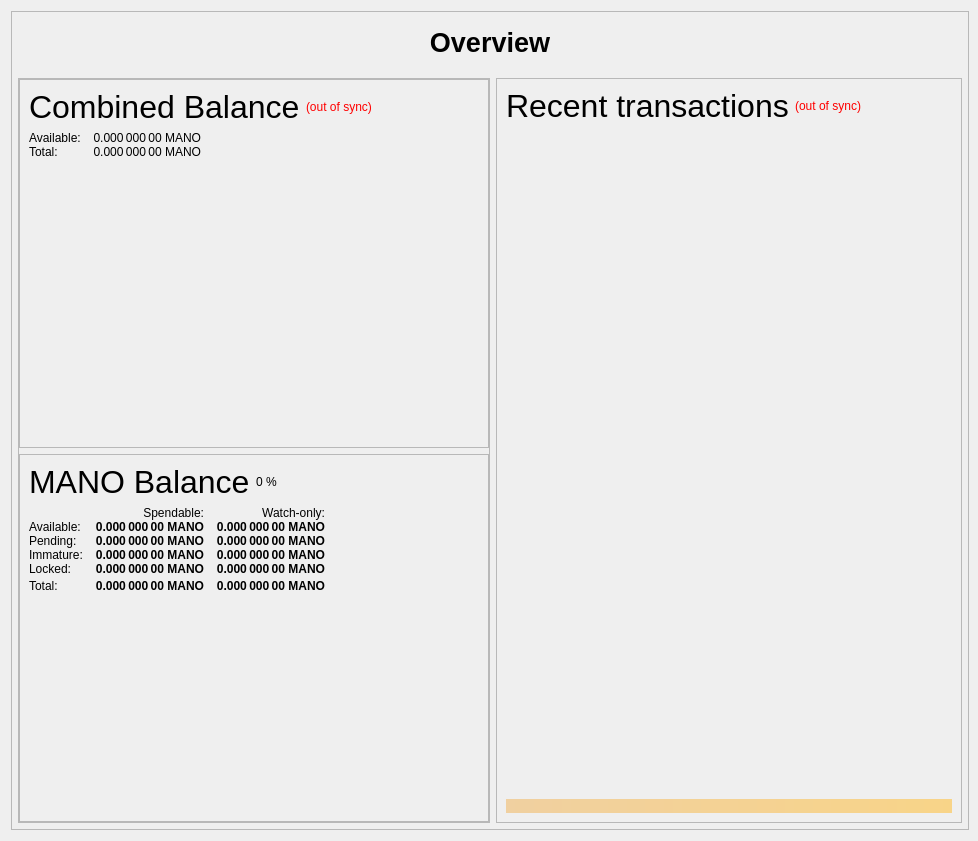
<?xml version="1.0" encoding="UTF-8"?>
<ui version="4.0">
 <class>OverviewPage</class>
 <widget class="QWidget" name="OverviewPage">
  <property name="geometry">
   <rect>
    <x>0</x>
    <y>0</y>
    <width>978</width>
    <height>841</height>
   </rect>
  </property>
  <property name="minimumSize">
   <size>
    <width>960</width>
    <height>682</height>
   </size>
  </property>
  <property name="windowTitle">
   <string>Form</string>
  </property>
  <layout class="QVBoxLayout" name="topLayout" stretch="1">
   <property name="rightMargin">
    <number>9</number>
   </property>
   <item>
    <widget class="QFrame" name="frame_BG">
     <property name="minimumSize">
      <size>
       <width>850</width>
       <height>610</height>
      </size>
     </property>
     <property name="maximumSize">
      <size>
       <width>16777215</width>
       <height>16777215</height>
      </size>
     </property>
     <property name="frameShape">
      <enum>QFrame::StyledPanel</enum>
     </property>
     <property name="frameShadow">
      <enum>QFrame::Raised</enum>
     </property>
     <layout class="QVBoxLayout" name="verticalLayout_3" stretch="0">
      <property name="leftMargin">
       <number>0</number>
      </property>
      <property name="topMargin">
       <number>0</number>
      </property>
      <property name="rightMargin">
       <number>0</number>
      </property>
      <property name="bottomMargin">
       <number>6</number>
      </property>
      <item>
       <layout class="QVBoxLayout" name="verticalLayout_Master" stretch="0,1">
        <property name="leftMargin">
         <number>0</number>
        </property>
        <property name="topMargin">
         <number>0</number>
        </property>
        <property name="rightMargin">
         <number>0</number>
        </property>
        <property name="bottomMargin">
         <number>0</number>
        </property>
        <item>
         <widget class="QFrame" name="frame_Header">
          <layout class="QVBoxLayout" name="verticalLayout_Header" stretch="0">
           <property name="leftMargin">
            <number>0</number>
           </property>
           <property name="topMargin">
            <number>0</number>
           </property>
           <property name="rightMargin">
            <number>0</number>
           </property>
           <property name="bottomMargin">
            <number>0</number>
           </property>
           <item>
            <layout class="QHBoxLayout" name="horizontalLayout_Header" stretch="1">
             <property name="spacing">
              <number>6</number>
             </property>
             <item>
              <widget class="QLabel" name="labelOverviewHeaderLeft">
               <property name="minimumSize">
                <size>
                 <width>464</width>
                 <height>60</height>
                </size>
               </property>
               <property name="maximumSize">
                <size>
                 <width>16777215</width>
                 <height>60</height>
                </size>
               </property>
               <property name="font">
                <font>
                 <pointsize>20</pointsize>
                 <weight>75</weight>
                 <bold>true</bold>
                </font>
               </property>
               <property name="text">
                <string>Overview</string>
               </property>
               <property name="alignment">
                <set>Qt::AlignCenter</set>
               </property>
              </widget>
             </item>
            </layout>
           </item>
          </layout>
         </widget>
        </item>
        <item>
         <widget class="QFrame" name="frame_Content">
          <layout class="QVBoxLayout" name="verticalLayout_Content">
           <property name="leftMargin">
            <number>6</number>
           </property>
           <property name="topMargin">
            <number>0</number>
           </property>
           <property name="rightMargin">
            <number>6</number>
           </property>
           <property name="bottomMargin">
            <number>0</number>
           </property>
           <item>
            <layout class="QHBoxLayout" name="horizontalLayout_Content" stretch="1,1">
             <property name="spacing">
              <number>6</number>
             </property>
             <item>
              <layout class="QVBoxLayout" name="verticalLayout_left" stretch="1">
               <item>
                <widget class="QFrame" name="frameObfuscation">
                 <property name="minimumSize">
                  <size>
                   <width>0</width>
                   <height>0</height>
                  </size>
                 </property>
                 <property name="frameShape">
                  <enum>QFrame::StyledPanel</enum>
                 </property>
                 <property name="frameShadow">
                  <enum>QFrame::Raised</enum>
                 </property>
                 <layout class="QVBoxLayout" name="verticalLayout" stretch="0,0,0">
                  <property name="leftMargin">
                   <number>0</number>
                  </property>
                  <property name="topMargin">
                   <number>0</number>
                  </property>
                  <property name="rightMargin">
                   <number>0</number>
                  </property>
                  <property name="bottomMargin">
                   <number>0</number>
                  </property>
                  <item>
                   <widget class="QFrame" name="frame_CombinedBalances">
                    <property name="minimumSize">
                     <size>
                      <width>470</width>
                      <height>0</height>
                     </size>
                    </property>
                    <property name="frameShape">
                     <enum>QFrame::StyledPanel</enum>
                    </property>
                    <property name="frameShadow">
                     <enum>QFrame::Raised</enum>
                    </property>
                    <layout class="QVBoxLayout" name="verticalLayout_5">
                     <property name="spacing">
                      <number>6</number>
                     </property>
                     <property name="sizeConstraint">
                      <enum>QLayout::SetNoConstraint</enum>
                     </property>
                     <item>
                      <layout class="QHBoxLayout" name="horizontalLayout_5" stretch="0,0,0">
                       <item>
                        <widget class="QLabel" name="label_5z">
                         <property name="minimumSize">
                          <size>
                           <width>0</width>
                           <height>20</height>
                          </size>
                         </property>
                         <property name="font">
                          <font>
                           <pointsize>24</pointsize>
                           <weight>50</weight>
                           <bold>false</bold>
                          </font>
                         </property>
                         <property name="toolTip">
                          <string>Combined Balance (including unconfirmed and immature coins)</string>
                         </property>
                         <property name="text">
                          <string>Combined Balance</string>
                         </property>
                        </widget>
                       </item>
                       <item>
                        <widget class="QLabel" name="labelWalletStatus">
                         <property name="cursor">
                          <cursorShape>WhatsThisCursor</cursorShape>
                         </property>
                         <property name="toolTip">
                          <string>The displayed information may be out of date. Your wallet automatically synchronizes with the MANO network after a connection is established, but this process has not completed yet.</string>
                         </property>
                         <property name="styleSheet">
                          <string notr="true">QLabel { color: red; }</string>
                         </property>
                         <property name="text">
                          <string notr="true">(out of sync)</string>
                         </property>
                         <property name="alignment">
                          <set>Qt::AlignLeading|Qt::AlignLeft|Qt::AlignVCenter</set>
                         </property>
                        </widget>
                       </item>
                       <item>
                        <spacer name="horizontalSpacer_1">
                         <property name="orientation">
                          <enum>Qt::Horizontal</enum>
                         </property>
                         <property name="sizeHint" stdset="0">
                          <size>
                           <width>40</width>
                           <height>20</height>
                          </size>
                         </property>
                        </spacer>
                       </item>
                      </layout>
                     </item>
                     <item>
                      <layout class="QGridLayout" name="gridLayout_3">
                       <property name="horizontalSpacing">
                        <number>12</number>
                       </property>
                       <property name="verticalSpacing">
                        <number>0</number>
                       </property>
                       <item row="1" column="0">
                        <widget class="QLabel" name="labelBalanceTextz">
                         <property name="text">
                          <string>Available:</string>
                         </property>
                        </widget>
                       </item>
                       <item row="1" column="1">
                        <widget class="QLabel" name="labelBalancez">
                         <property name="font">
                          <font>
                           <weight>50</weight>
                           <bold>false</bold>
                          </font>
                         </property>
                         <property name="cursor">
                          <cursorShape>IBeamCursor</cursorShape>
                         </property>
                         <property name="toolTip">
                          <string>Your current spendable balance</string>
                         </property>
                         <property name="text">
                          <string notr="true">0.000 000 00 MANO</string>
                         </property>
                         <property name="alignment">
                          <set>Qt::AlignRight|Qt::AlignTrailing|Qt::AlignVCenter</set>
                         </property>
                         <property name="textInteractionFlags">
                          <set>Qt::LinksAccessibleByMouse|Qt::TextSelectableByKeyboard|Qt::TextSelectableByMouse</set>
                         </property>
                        </widget>
                       </item>
                       <item row="2" column="0">
                        <widget class="QLabel" name="labelTotalTextz">
                         <property name="text">
                          <string>Total:</string>
                         </property>
                        </widget>
                       </item>
                       <item row="2" column="1">
                        <widget class="QLabel" name="labelTotalz">
                         <property name="font">
                          <font>
                           <weight>50</weight>
                           <bold>false</bold>
                          </font>
                         </property>
                         <property name="cursor">
                          <cursorShape>IBeamCursor</cursorShape>
                         </property>
                         <property name="toolTip">
                          <string>Total Balance, including all unavailable coins.</string>
                         </property>
                         <property name="text">
                          <string notr="true">0.000 000 00 MANO</string>
                         </property>
                         <property name="alignment">
                          <set>Qt::AlignRight|Qt::AlignTrailing|Qt::AlignVCenter</set>
                         </property>
                         <property name="textInteractionFlags">
                          <set>Qt::LinksAccessibleByMouse|Qt::TextSelectableByKeyboard|Qt::TextSelectableByMouse</set>
                         </property>
                        </widget>
                       </item>
                       <item row="2" column="3">
                        <spacer name="horizontalSpacer_2">
                         <property name="orientation">
                          <enum>Qt::Horizontal</enum>
                         </property>
                         <property name="sizeHint" stdset="0">
                          <size>
                           <width>40</width>
                           <height>0</height>
                          </size>
                         </property>
                        </spacer>
                       </item>
                      </layout>
                     </item>
                     <item>
                      <spacer name="verticalSpacer_1">
                       <property name="orientation">
                        <enum>Qt::Vertical</enum>
                       </property>
                       <property name="sizeHint" stdset="0">
                        <size>
                         <width>20</width>
                         <height>40</height>
                        </size>
                       </property>
                      </spacer>
                     </item>
                    </layout>
                   </widget>
                  </item>
                  <item>
                   <widget class="QFrame" name="frame_Balances">
                    <property name="frameShape">
                     <enum>QFrame::StyledPanel</enum>
                    </property>
                    <property name="frameShadow">
                     <enum>QFrame::Raised</enum>
                    </property>
                    <layout class="QVBoxLayout" name="verticalLayout_4">
                     <item>
                      <layout class="QHBoxLayout" name="horizontalLayout_4">
                       <item>
                        <widget class="QLabel" name="label_5">
                         <property name="minimumSize">
                          <size>
                           <width>0</width>
                           <height>20</height>
                          </size>
                         </property>
                         <property name="font">
                          <font>
                           <pointsize>24</pointsize>
                           <weight>50</weight>
                           <bold>false</bold>
                          </font>
                         </property>
                         <property name="text">
                          <string>MANO Balance</string>
                         </property>
                        </widget>
                       </item>
                       <item>
                        <widget class="QLabel" name="labelMANOPercent">
                         <property name="text">
                          <string notr="true">0 %</string>
                         </property>
                        </widget>
                       </item>
                       <item>
                        <spacer name="horizontalSpacer_3">
                         <property name="orientation">
                          <enum>Qt::Horizontal</enum>
                         </property>
                         <property name="sizeHint" stdset="0">
                          <size>
                           <width>40</width>
                           <height>20</height>
                          </size>
                         </property>
                        </spacer>
                       </item>
                      </layout>
                     </item>
                     <item>
                      <layout class="QGridLayout" name="gridLayout">
                       <property name="horizontalSpacing">
                        <number>12</number>
                       </property>
                       <property name="verticalSpacing">
                        <number>0</number>
                       </property>
                       <item row="0" column="1">
                        <widget class="QLabel" name="labelSpendable">
                         <property name="text">
                          <string>Spendable:</string>
                         </property>
                         <property name="alignment">
                          <set>Qt::AlignRight|Qt::AlignTrailing|Qt::AlignVCenter</set>
                         </property>
                        </widget>
                       </item>
                       <item row="0" column="2">
                        <widget class="QLabel" name="labelWatchonly">
                         <property name="text">
                          <string>Watch-only:</string>
                         </property>
                         <property name="alignment">
                          <set>Qt::AlignRight|Qt::AlignTrailing|Qt::AlignVCenter</set>
                         </property>
                        </widget>
                       </item>
                       <item row="1" column="0">
                        <widget class="QLabel" name="labelBalanceText">
                         <property name="text">
                          <string>Available:</string>
                         </property>
                        </widget>
                       </item>
                       <item row="1" column="1">
                        <widget class="QLabel" name="labelBalance">
                         <property name="font">
                          <font>
                           <weight>75</weight>
                           <bold>true</bold>
                          </font>
                         </property>
                         <property name="cursor">
                          <cursorShape>IBeamCursor</cursorShape>
                         </property>
                         <property name="toolTip">
                          <string>Your current spendable balance</string>
                         </property>
                         <property name="text">
                          <string notr="true">0.000 000 00 MANO</string>
                         </property>
                         <property name="alignment">
                          <set>Qt::AlignRight|Qt::AlignTrailing|Qt::AlignVCenter</set>
                         </property>
                         <property name="textInteractionFlags">
                          <set>Qt::LinksAccessibleByMouse|Qt::TextSelectableByKeyboard|Qt::TextSelectableByMouse</set>
                         </property>
                        </widget>
                       </item>
                       <item row="1" column="2">
                        <widget class="QLabel" name="labelWatchAvailable">
                         <property name="font">
                          <font>
                           <weight>75</weight>
                           <bold>true</bold>
                          </font>
                         </property>
                         <property name="cursor">
                          <cursorShape>IBeamCursor</cursorShape>
                         </property>
                         <property name="toolTip">
                          <string>Your current balance in watch-only addresses</string>
                         </property>
                         <property name="text">
                          <string notr="true">0.000 000 00 MANO</string>
                         </property>
                         <property name="alignment">
                          <set>Qt::AlignRight|Qt::AlignTrailing|Qt::AlignVCenter</set>
                         </property>
                         <property name="textInteractionFlags">
                          <set>Qt::LinksAccessibleByMouse|Qt::TextSelectableByKeyboard|Qt::TextSelectableByMouse</set>
                         </property>
                        </widget>
                       </item>
                       <item row="2" column="0">
                        <widget class="QLabel" name="labelPendingText">
                         <property name="text">
                          <string>Pending:</string>
                         </property>
                        </widget>
                       </item>
                       <item row="2" column="1">
                        <widget class="QLabel" name="labelUnconfirmed">
                         <property name="font">
                          <font>
                           <weight>75</weight>
                           <bold>true</bold>
                          </font>
                         </property>
                         <property name="cursor">
                          <cursorShape>IBeamCursor</cursorShape>
                         </property>
                         <property name="toolTip">
                          <string>Total of transactions that have yet to be confirmed, and do not yet count toward the spendable balance</string>
                         </property>
                         <property name="text">
                          <string notr="true">0.000 000 00 MANO</string>
                         </property>
                         <property name="alignment">
                          <set>Qt::AlignRight|Qt::AlignTrailing|Qt::AlignVCenter</set>
                         </property>
                         <property name="textInteractionFlags">
                          <set>Qt::LinksAccessibleByMouse|Qt::TextSelectableByKeyboard|Qt::TextSelectableByMouse</set>
                         </property>
                        </widget>
                       </item>
                       <item row="2" column="2">
                        <widget class="QLabel" name="labelWatchPending">
                         <property name="font">
                          <font>
                           <weight>75</weight>
                           <bold>true</bold>
                          </font>
                         </property>
                         <property name="cursor">
                          <cursorShape>IBeamCursor</cursorShape>
                         </property>
                         <property name="toolTip">
                          <string>Unconfirmed transactions to watch-only addresses</string>
                         </property>
                         <property name="text">
                          <string notr="true">0.000 000 00 MANO</string>
                         </property>
                         <property name="alignment">
                          <set>Qt::AlignRight|Qt::AlignTrailing|Qt::AlignVCenter</set>
                         </property>
                         <property name="textInteractionFlags">
                          <set>Qt::LinksAccessibleByMouse|Qt::TextSelectableByKeyboard|Qt::TextSelectableByMouse</set>
                         </property>
                        </widget>
                       </item>
                       <item row="3" column="0">
                        <widget class="QLabel" name="labelImmatureText">
                         <property name="text">
                          <string>Immature:</string>
                         </property>
                        </widget>
                       </item>
                       <item row="3" column="1">
                        <widget class="QLabel" name="labelImmature">
                         <property name="font">
                          <font>
                           <weight>75</weight>
                           <bold>true</bold>
                          </font>
                         </property>
                         <property name="cursor">
                          <cursorShape>IBeamCursor</cursorShape>
                         </property>
                         <property name="toolTip">
                          <string>Staked or masternode rewards that has not yet matured</string>
                         </property>
                         <property name="text">
                          <string notr="true">0.000 000 00 MANO</string>
                         </property>
                         <property name="alignment">
                          <set>Qt::AlignRight|Qt::AlignTrailing|Qt::AlignVCenter</set>
                         </property>
                         <property name="textInteractionFlags">
                          <set>Qt::LinksAccessibleByMouse|Qt::TextSelectableByKeyboard|Qt::TextSelectableByMouse</set>
                         </property>
                        </widget>
                       </item>
                       <item row="3" column="2">
                        <widget class="QLabel" name="labelWatchImmature">
                         <property name="font">
                          <font>
                           <weight>75</weight>
                           <bold>true</bold>
                          </font>
                         </property>
                         <property name="cursor">
                          <cursorShape>IBeamCursor</cursorShape>
                         </property>
                         <property name="toolTip">
                          <string>Staked or masternode rewards in watch-only addresses that has not yet matured</string>
                         </property>
                         <property name="text">
                          <string notr="true">0.000 000 00 MANO</string>
                         </property>
                         <property name="alignment">
                          <set>Qt::AlignRight|Qt::AlignTrailing|Qt::AlignVCenter</set>
                         </property>
                         <property name="textInteractionFlags">
                          <set>Qt::LinksAccessibleByMouse|Qt::TextSelectableByKeyboard|Qt::TextSelectableByMouse</set>
                         </property>
                        </widget>
                       </item>
                       <item row="4" column="0">
                        <widget class="QLabel" name="labelLockedBalanceText">
                         <property name="toolTip">
                          <string>Locked MANO or Masternode collaterals. These are excluded from zMANO minting.</string>
                         </property>
                         <property name="text">
                          <string>Locked:</string>
                         </property>
                        </widget>
                       </item>
                       <item row="4" column="1">
                        <widget class="QLabel" name="labelLockedBalance">
                         <property name="font">
                          <font>
                           <weight>75</weight>
                           <bold>true</bold>
                          </font>
                         </property>
                         <property name="cursor">
                          <cursorShape>IBeamCursor</cursorShape>
                         </property>
                         <property name="toolTip">
                          <string>Locked MANO or Masternode collaterals. These are excluded from zMANO minting.</string>
                         </property>
                         <property name="text">
                          <string notr="true">0.000 000 00 MANO</string>
                         </property>
                         <property name="alignment">
                          <set>Qt::AlignRight|Qt::AlignTrailing|Qt::AlignVCenter</set>
                         </property>
                         <property name="textInteractionFlags">
                          <set>Qt::LinksAccessibleByMouse|Qt::TextSelectableByKeyboard|Qt::TextSelectableByMouse</set>
                         </property>
                        </widget>
                       </item>
                       <item row="4" column="2">
                        <widget class="QLabel" name="labelWatchLocked">
                         <property name="font">
                          <font>
                           <weight>75</weight>
                           <bold>true</bold>
                          </font>
                         </property>
                         <property name="cursor">
                          <cursorShape>IBeamCursor</cursorShape>
                         </property>
                         <property name="toolTip">
                          <string>Current locked balance in watch-only addresses</string>
                         </property>
                         <property name="text">
                          <string notr="true">0.000 000 00 MANO</string>
                         </property>
                         <property name="alignment">
                          <set>Qt::AlignRight|Qt::AlignTrailing|Qt::AlignVCenter</set>
                         </property>
                         <property name="textInteractionFlags">
                          <set>Qt::LinksAccessibleByMouse|Qt::TextSelectableByKeyboard|Qt::TextSelectableByMouse</set>
                         </property>
                        </widget>
                       </item>
                       <item row="5" column="0">
                        <widget class="QLabel" name="labelTotalText">
                         <property name="toolTip">
                          <string>Your current MANO balance, unconfirmed and immature transactions included</string>
                         </property>
                         <property name="text">
                          <string>Total:</string>
                         </property>
                        </widget>
                       </item>
                       <item row="5" column="1">
                        <widget class="QLabel" name="labelTotal">
                         <property name="font">
                          <font>
                           <weight>75</weight>
                           <bold>true</bold>
                          </font>
                         </property>
                         <property name="cursor">
                          <cursorShape>IBeamCursor</cursorShape>
                         </property>
                         <property name="toolTip">
                          <string>Your current MANO balance, unconfirmed and immature transactions included</string>
                         </property>
                         <property name="text">
                          <string notr="true">0.000 000 00 MANO</string>
                         </property>
                         <property name="alignment">
                          <set>Qt::AlignRight|Qt::AlignTrailing|Qt::AlignVCenter</set>
                         </property>
                         <property name="textInteractionFlags">
                          <set>Qt::LinksAccessibleByMouse|Qt::TextSelectableByKeyboard|Qt::TextSelectableByMouse</set>
                         </property>
                        </widget>
                       </item>
                       <item row="5" column="2">
                        <widget class="QLabel" name="labelWatchTotal">
                         <property name="font">
                          <font>
                           <weight>75</weight>
                           <bold>true</bold>
                          </font>
                         </property>
                         <property name="cursor">
                          <cursorShape>IBeamCursor</cursorShape>
                         </property>
                         <property name="toolTip">
                          <string>Current total balance in watch-only addresses</string>
                         </property>
                         <property name="text">
                          <string notr="true">0.000 000 00 MANO</string>
                         </property>
                         <property name="alignment">
                          <set>Qt::AlignRight|Qt::AlignTrailing|Qt::AlignVCenter</set>
                         </property>
                         <property name="textInteractionFlags">
                          <set>Qt::LinksAccessibleByMouse|Qt::TextSelectableByKeyboard|Qt::TextSelectableByMouse</set>
                         </property>
                        </widget>
                       </item>
                       <item row="5" column="3">
                        <spacer name="horizontalSpacer_9">
                         <property name="orientation">
                          <enum>Qt::Horizontal</enum>
                         </property>
                         <property name="sizeHint" stdset="0">
                          <size>
                           <width>40</width>
                           <height>20</height>
                          </size>
                         </property>
                        </spacer>
                       </item>
                      </layout>
                     </item>
                     <item>
                      <spacer name="verticalSpacer_3">
                       <property name="orientation">
                        <enum>Qt::Vertical</enum>
                       </property>
                       <property name="sizeHint" stdset="0">
                        <size>
                         <width>20</width>
                         <height>40</height>
                        </size>
                       </property>
                      </spacer>
                     </item>
                    </layout>
                   </widget>
                  </item>
                 </layout>
                </widget>
               </item>
              </layout>
             </item>
             <item>
              <layout class="QVBoxLayout" name="verticalLayout_right" stretch="1">
               <item>
                <widget class="QFrame" name="frame_RecentTransactions">
                 <property name="minimumSize">
                  <size>
                   <width>0</width>
                   <height>0</height>
                  </size>
                 </property>
                 <property name="frameShape">
                  <enum>QFrame::StyledPanel</enum>
                 </property>
                 <property name="frameShadow">
                  <enum>QFrame::Raised</enum>
                 </property>
                 <layout class="QVBoxLayout" name="verticalLayout_1" stretch="0,0,0,0">
                  <item>
                   <layout class="QHBoxLayout" name="horizontalLayout_2">
                    <item>
                     <widget class="QLabel" name="label_4">
                      <property name="minimumSize">
                       <size>
                        <width>0</width>
                        <height>20</height>
                       </size>
                      </property>
                      <property name="font">
                       <font>
                        <pointsize>24</pointsize>
                        <weight>50</weight>
                        <bold>false</bold>
                       </font>
                      </property>
                      <property name="text">
                       <string>Recent transactions</string>
                      </property>
                     </widget>
                    </item>
                    <item>
                     <widget class="QLabel" name="labelTransactionsStatus">
                      <property name="cursor">
                       <cursorShape>WhatsThisCursor</cursorShape>
                      </property>
                      <property name="toolTip">
                       <string>The displayed information may be out of date. Your wallet automatically synchronizes with the MANO network after a connection is established, but this process has not completed yet.</string>
                      </property>
                      <property name="styleSheet">
                       <string notr="true">QLabel { color: red; }</string>
                      </property>
                      <property name="text">
                       <string notr="true">(out of sync)</string>
                      </property>
                      <property name="alignment">
                       <set>Qt::AlignRight|Qt::AlignTrailing|Qt::AlignVCenter</set>
                      </property>
                     </widget>
                    </item>
                    <item>
                     <spacer name="horizontalSpacer">
                      <property name="orientation">
                       <enum>Qt::Horizontal</enum>
                      </property>
                      <property name="sizeHint" stdset="0">
                       <size>
                        <width>40</width>
                        <height>20</height>
                       </size>
                      </property>
                     </spacer>
                    </item>
                   </layout>
                  </item>
                  <item>
                   <widget class="QListView" name="listTransactions">
                    <property name="minimumSize">
                     <size>
                      <width>0</width>
                      <height>0</height>
                     </size>
                    </property>
                    <property name="styleSheet">
                     <string notr="true">QListView { background: transparent; }</string>
                    </property>
                    <property name="frameShape">
                     <enum>QFrame::NoFrame</enum>
                    </property>
                    <property name="verticalScrollBarPolicy">
                     <enum>Qt::ScrollBarAlwaysOff</enum>
                    </property>
                    <property name="horizontalScrollBarPolicy">
                     <enum>Qt::ScrollBarAlwaysOff</enum>
                    </property>
                    <property name="selectionMode">
                     <enum>QAbstractItemView::NoSelection</enum>
                    </property>
                   </widget>
                  </item>
                  <item>
                   <spacer name="verticalSpacer_2">
                    <property name="orientation">
                     <enum>Qt::Vertical</enum>
                    </property>
                    <property name="sizeType">
                     <enum>QSizePolicy::Expanding</enum>
                    </property>
                    <property name="sizeHint" stdset="0">
                     <size>
                      <width>20</width>
                      <height>40</height>
                     </size>
                    </property>
                   </spacer>
                  </item>
                  <item>
                   <widget class="QLabel" name="labelAlerts">
                    <property name="maximumSize">
                     <size>
                      <width>16777215</width>
                      <height>16777215</height>
                     </size>
                    </property>
                    <property name="styleSheet">
                     <string notr="true">background-color: qlineargradient(x1: 0, y1: 0, x2: 1, y2: 0, stop:0 #F0D0A0, stop:1 #F8D488); color:#000000;</string>
                    </property>
                    <property name="text">
                     <string/>
                    </property>
                    <property name="wordWrap">
                     <bool>true</bool>
                    </property>
                    <property name="margin">
                     <number>3</number>
                    </property>
                   </widget>
                  </item>
                 </layout>
                </widget>
               </item>
              </layout>
             </item>
            </layout>
           </item>
          </layout>
         </widget>
        </item>
       </layout>
      </item>
     </layout>
    </widget>
   </item>
  </layout>
 </widget>
 <resources/>
 <connections/>
</ui>
